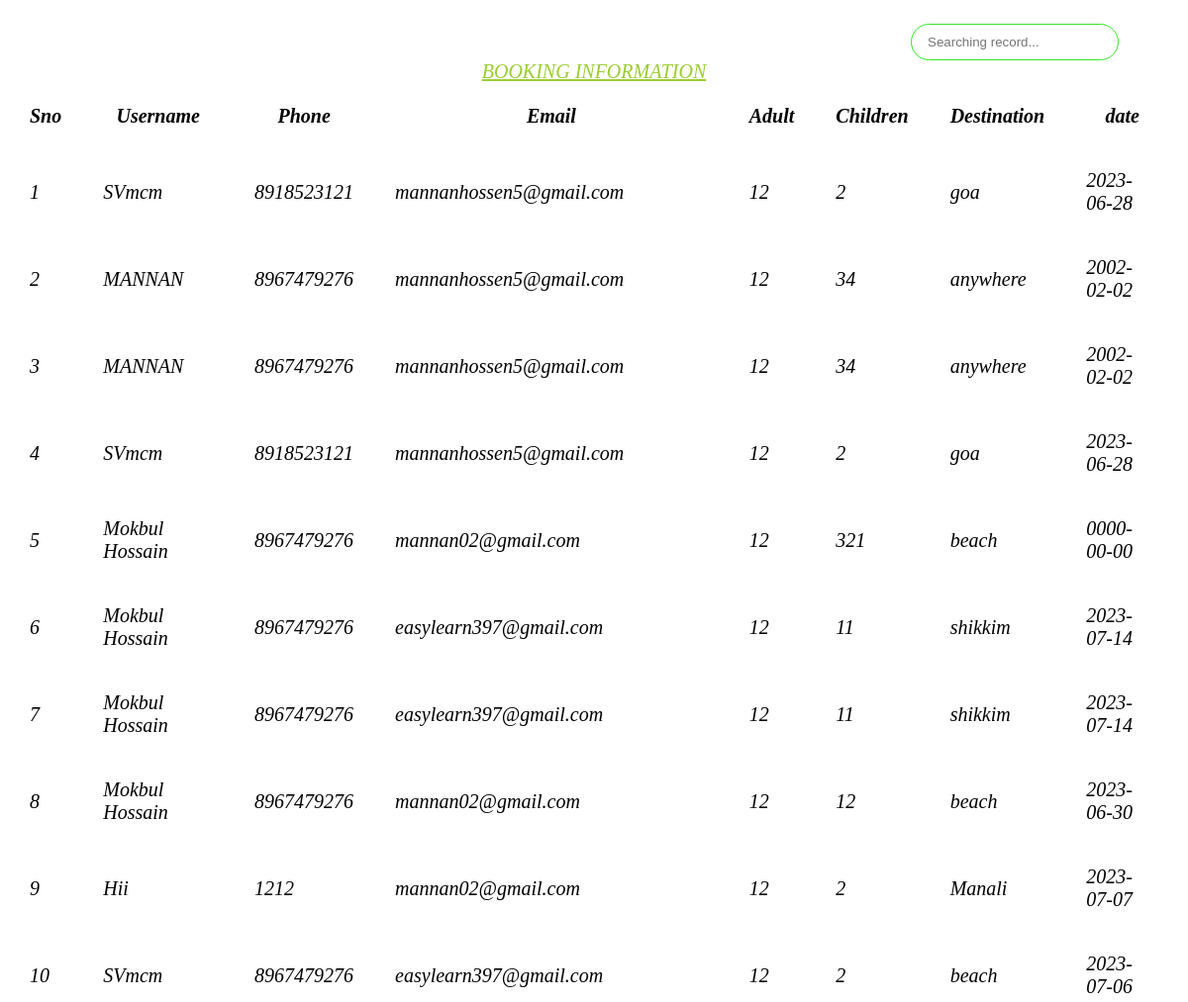
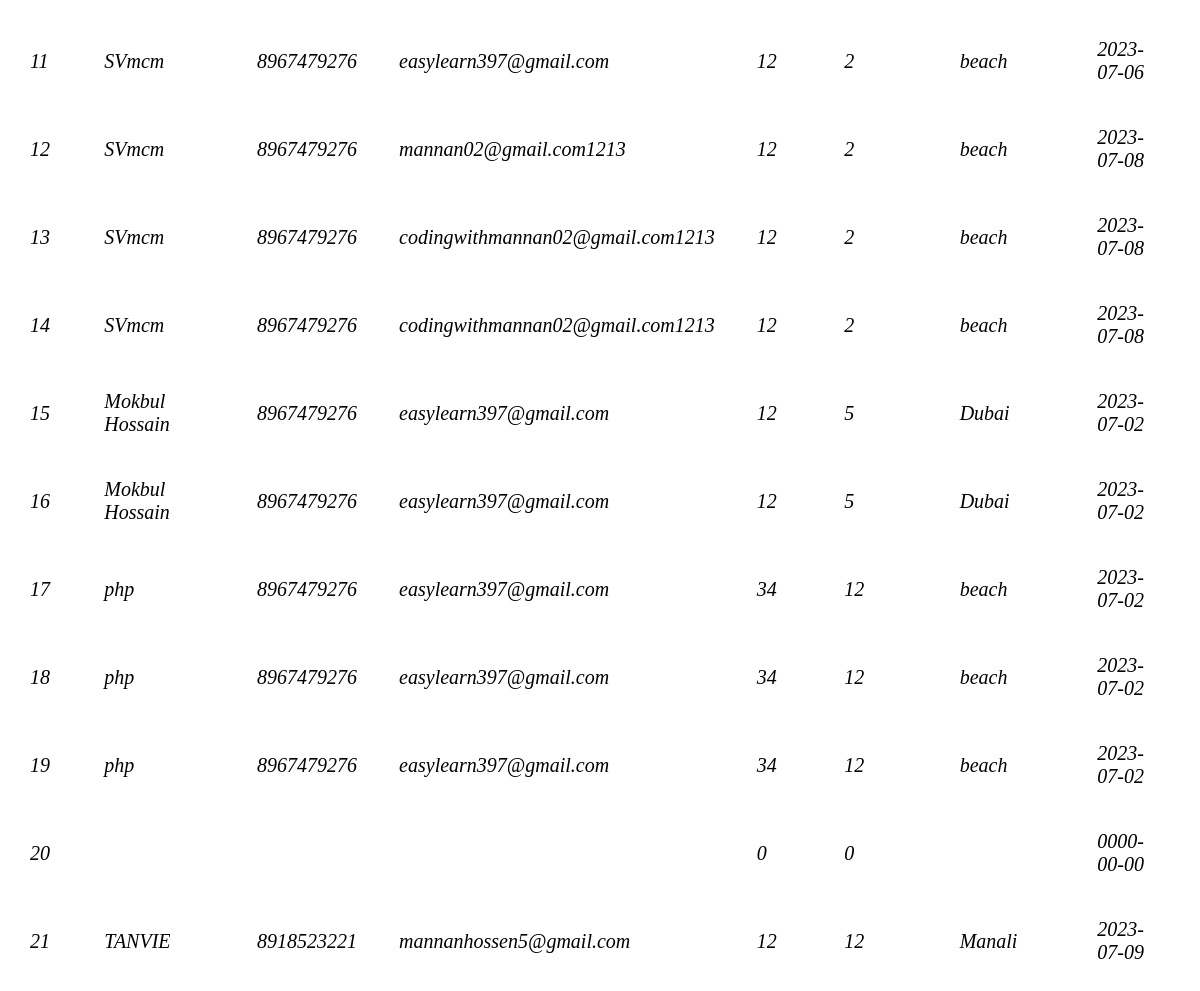
Page /bookig_recrd.php on the committed database (2 pictures, top to bottom).
### tables this page shows
CREATE TABLE `booking` (
  `sno` int(3) NOT NULL,
  `name` varchar(20) NOT NULL,
  `phone` varchar(10) NOT NULL,
  `email` varchar(50) NOT NULL,
  `adult` int(11) NOT NULL,
  `children` int(11) NOT NULL,
  `date` date NOT NULL,
  `destination` text NOT NULL
);

### bookig_recrd.php (the view, shortened to what this page needs)
<?php
$server="localhost";
$username="root";
$password="";
$db="mannan";
$con = mysqli_connect($server,$username,$password,$db);
?>
<!DOCTYPE html>
<html lang="en">
<head>
    <link rel="stylesheet" href="../admin/style.css">
</head>
<body>
    <div class="container">
    <form>
            <i class="fa fa-search">
                <input type="text" id="search-items" placeholder="Searching record..." onkeyup="search()">
        </form>
        <table id="td">
        <thead>
            <caption>BOOKING INFORMATION</caption>
            <tr>
                <th id="th">Sno</th>
                <th id="th">Username</th>
                <th id="th">Phone</th>
                <th id="th">Email</th>
                <th id="th">Adult</th>
                <th id="th">Children</th>
                <th id="th">Destination</th>
                <th id="th">date</th>
            </tr>
        </thead>
        <tbody>
            <?php
            $query ="SELECT * FROM `booking`";
            $query_run = mysqli_query($con,$query);
            if(mysqli_num_rows($query_run) > 0){
                foreach($query_run as $row){
                ?>
                    <tr>
                         <td id="th"><?php  echo $row['sno'];?></td>
                         <td id="th"><?php  echo $row['name'];?></td>
                         <td id="th"><?php  echo $row['phone'];?></td>
                         <td id="th"><?php  echo $row['email'];?></td>
                         <td id="th"><?php  echo $row['adult'];?></td>
                         <td id="th"><?php  echo $row['children'];?></td>
                         <td id="th"><?php  echo $row['destination'];?></td>
                         <td id="th"><?php  echo $row['date'];?></td>
                     </tr>
                 <?php
                }
            }
?>
        </table>
    </div>
</body>
</html>

### style.css (style rules this page uses)
#td { font-size: 20px; }
#th { padding: 20px; }
caption { text-decoration:underline; color:yellowgreen; }
.container { display: flex; justify-content: right; }
.container input { margin-top: 1rem; padding: 1rem; margin-left: 57rem; width: 11rem; height: 3px; border: 1px solid #33e726; border-radius: 48px; }

### rows in the picture
booking: sno "1", name "SVmcm", phone "8918523121", email "mannanhossen5@gmail.com", adult "12", children "2", destination "goa", date "2023-06-28"
booking: sno "2", name "MANNAN", phone "8967479276", email "mannanhossen5@gmail.com", adult "12", children "34", destination "anywhere", date "2002-02-02"
booking: sno "3", name "MANNAN", phone "8967479276", email "mannanhossen5@gmail.com", adult "12", children "34", destination "anywhere", date "2002-02-02"
booking: sno "4", name "SVmcm", phone "8918523121", email "mannanhossen5@gmail.com", adult "12", children "2", destination "goa", date "2023-06-28"
booking: sno "5", name "Mokbul Hossain", phone "8967479276", email "mannan02@gmail.com", adult "12", children "321", destination "beach", date "0000-00-00"
booking: sno "6", name "Mokbul Hossain", phone "8967479276", email "easylearn397@gmail.com", adult "12", children "11", destination "shikkim", date "2023-07-14"
booking: sno "7", name "Mokbul Hossain", phone "8967479276", email "easylearn397@gmail.com", adult "12", children "11", destination "shikkim", date "2023-07-14"
booking: sno "8", name "Mokbul Hossain", phone "8967479276", email "mannan02@gmail.com", adult "12", children "12", destination "beach", date "2023-06-30"
booking: sno "9", name "Hii", phone "1212", email "mannan02@gmail.com", adult "12", children "2", destination "Manali", date "2023-07-07"
booking: sno "10", name "SVmcm", phone "8967479276", email "easylearn397@gmail.com", adult "12", children "2", destination "beach", date "2023-07-06"
booking: sno "11", name "SVmcm", phone "8967479276", email "easylearn397@gmail.com", adult "12", children "2", destination "beach", date "2023-07-06"
booking: sno "12", name "SVmcm", phone "8967479276", email "mannan02@gmail.com1213", adult "12", children "2", destination "beach", date "2023-07-08"
booking: sno "13", name "SVmcm", phone "8967479276", email "codingwithmannan02@gmail.com1213", adult "12", children "2", destination "beach", date "2023-07-08"
booking: sno "14", name "SVmcm", phone "8967479276", email "codingwithmannan02@gmail.com1213", adult "12", children "2", destination "beach", date "2023-07-08"
booking: sno "15", name "Mokbul Hossain", phone "8967479276", email "easylearn397@gmail.com", adult "12", children "5", destination "Dubai", date "2023-07-02"
booking: sno "16", name "Mokbul Hossain", phone "8967479276", email "easylearn397@gmail.com", adult "12", children "5", destination "Dubai", date "2023-07-02"
booking: sno "17", name "php", phone "8967479276", email "easylearn397@gmail.com", adult "34", children "12", destination "beach", date "2023-07-02"
booking: sno "18", name "php", phone "8967479276", email "easylearn397@gmail.com", adult "34", children "12", destination "beach", date "2023-07-02"
booking: sno "19", name "php", phone "8967479276", email "easylearn397@gmail.com", adult "34", children "12", destination "beach", date "2023-07-02"
booking: sno "20", adult "0", children "0", date "0000-00-00"
booking: sno "21", name "TANVIE", phone "8918523221", email "mannanhossen5@gmail.com", adult "12", children "12", destination "Manali", date "2023-07-09"
